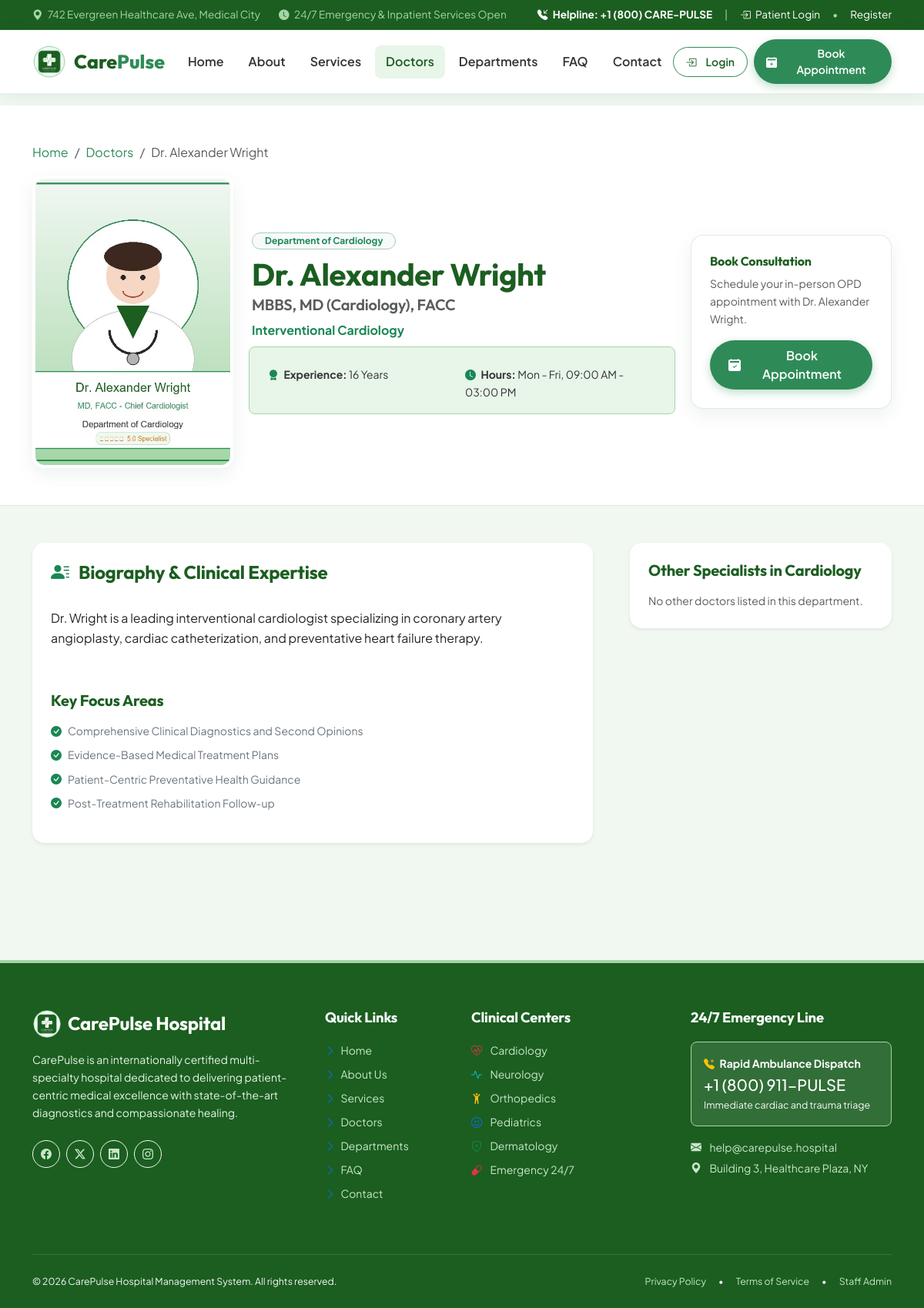
The page /doctors/1/ on the database its author committed.
### hospital_app/models.py (models this page shows, shortened)
class Doctor(models.Model):
    name = models.CharField(max_length=150)
    specialization = models.CharField(max_length=200)
    department = models.ForeignKey(Department, on_delete=models.CASCADE, related_name='doctors')
    qualification = models.CharField(max_length=200)
    experience = models.CharField(max_length=50, help_text="e.g. 12 Years")
    description = models.TextField()
    image = models.CharField(
        max_length=255,
        default="hospital_app/images/doctor1.jpg",
        help_text="Path to static image e.g. hospital_app/images/doctor1.jpg"
    )
    availability = models.CharField(max_length=150, default="Mon - Fri, 09:00 AM - 04:00 PM")
    class Meta:
        ordering = ['name']

class Department(models.Model):
    name = models.CharField(max_length=150, unique=True)
    description = models.TextField()
    image = models.CharField(
        max_length=255,
        default="hospital_app/images/cardiology.jpg",
        help_text="Path to static image e.g. hospital_app/images/cardiology.jpg"
    )
    class Meta:
        ordering = ['name']

### hospital_app/views.py (the view)
# urls.py: path('doctors/<int:pk>/', views.doctor_detail, name='doctor_detail'),
def doctor_detail(request, pk):
    doctor = get_object_or_404(Doctor.objects.select_related('department'), pk=pk)
    related_doctors = Doctor.objects.filter(department=doctor.department).exclude(pk=doctor.pk)[:3]
    return render(request, 'hospital_app/doctor_detail.html', {
        'doctor': doctor,
        'related_doctors': related_doctors,
    })

### hospital_app/templates/hospital_app/doctor_detail.html (shortened to what this page needs)
{% extends 'hospital_app/base.html' %}
{% load static %}
{% block page_css %}
<link rel="stylesheet" href="{% static 'hospital_app/css/doctor_detail.css' %}">
{% endblock %}
{% block content %}
<div class="py-5 bg-white border-bottom">
    <div class="container">
        <nav aria-label="breadcrumb">
            <ol class="breadcrumb small">
                <li class="breadcrumb-item"><a href="{% url 'home' %}">Home</a></li>
                <li class="breadcrumb-item"><a href="{% url 'doctors' %}">Doctors</a></li>
                <li class="breadcrumb-item active" aria-current="page">{{ doctor.name }}</li>
            </ol>
        </nav>
        <div class="row align-items-center g-4">
            <div class="col-md-4 col-lg-3 text-center">
                <img src="{% static doctor.image %}" alt="{{ doctor.name }}" class="doc-detail-avatar">
            </div>
            <div class="col-md-8 col-lg-6">
                <span class="badge bg-light text-success border border-success-subtle mb-2 px-3 py-1 rounded-pill fw-bold">
                    Department of {{ doctor.department.name }}
                </span>
                <h1 class="fw-bold mb-1">{{ doctor.name }}</h1>
                <h5 class="text-muted fw-semibold mb-2">{{ doctor.qualification }}</h5>
                <p class="text-success fw-bold fs-6 mb-3">{{ doctor.specialization }}</p>
                <div class="row g-2 doc-info-badge small">
                    <div class="col-sm-6">
                        <i class="bi bi-award-fill text-success me-1"></i> <strong>Experience:</strong> {{ doctor.experience }}
                    </div>
                    <div class="col-sm-6">
                        <i class="bi bi-clock-fill text-success me-1"></i> <strong>Hours:</strong> {{ doctor.availability }}
                    </div>
                </div>
            </div>
            <div class="col-lg-3 text-lg-end">
                <div class="doc-schedule-card text-start">
                    <h6 class="fw-bold mb-2">Book Consultation</h6>
                    <p class="small text-muted mb-3">Schedule your in-person OPD appointment with {{ doctor.name }}.</p>
                    <a href="{% url 'appointment' %}?doctor={{ doctor.pk }}" class="btn btn-primary-green w-100 justify-content-center py-2">
                        <i class="bi bi-calendar2-check-fill me-1"></i> Book Appointment
                    </a>
                </div>
            </div>
        </div>
    </div>
</div>
<div class="container py-5">
    <div class="row g-5">
        <div class="col-lg-8">
            <div class="card border-0 shadow-sm rounded-4 p-4 mb-4 bg-white">
                <h4 class="fw-bold mb-3"><i class="bi bi-person-lines-fill text-success me-2"></i> Biography & Clinical Expertise</h4>
                <p class="text-secondary leading-relaxed">
                    {{ doctor.description|linebreaks }}
                </p>
                <h5 class="fw-bold mt-4 mb-3">Key Focus Areas</h5>
                <ul class="list-unstyled d-flex flex-column gap-2 text-secondary small">
                    <li class="d-flex align-items-center gap-2">
                        <i class="bi bi-check-circle-fill text-success"></i> Comprehensive Clinical Diagnostics and Second Opinions
                    </li>
                    <li class="d-flex align-items-center gap-2">
                        <i class="bi bi-check-circle-fill text-success"></i> Evidence-Based Medical Treatment Plans
                    </li>
                    <li class="d-flex align-items-center gap-2">
                        <i class="bi bi-check-circle-fill text-success"></i> Patient-Centric Preventative Health Guidance
                    </li>
                    <li class="d-flex align-items-center gap-2">
                        <i class="bi bi-check-circle-fill text-success"></i> Post-Treatment Rehabilitation Follow-up
                    </li>
                </ul>
            </div>
        </div>
        <div class="col-lg-4">
            <div class="card border-0 shadow-sm rounded-4 p-4 bg-white">
                <h5 class="fw-bold mb-3">Other Specialists in {{ doctor.department.name }}</h5>
                <div class="d-flex flex-column gap-3">
                    {% for rel in related_doctors %}
                        <div class="d-flex align-items-center gap-3 p-2 rounded-3 border">
                            <img src="{% static rel.image %}" alt="{{ rel.name }}" class="rounded-circle object-fit-cover" width="46" height="46">
                            <div class="flex-grow-1">
                                <a href="{% url 'doctor_detail' rel.pk %}" class="fw-bold text-dark d-block small">{{ rel.name }}</a>
                                <span class="text-muted small" style="font-size: 0.75rem;">{{ rel.specialization|truncatewords:4 }}</span>
                            </div>
                            <a href="{% url 'appointment' %}?doctor={{ rel.pk }}" class="btn btn-sm btn-outline-green rounded-pill px-2 py-1" style="font-size: 0.75rem;">
                                Book
                            </a>
                        </div>
                    {% empty %}
                        <p class="text-muted small mb-0">No other doctors listed in this department.</p>
                    {% endfor %}
                </div>
            </div>
        </div>
    </div>
</div>
{% endblock %}

### hospital_app/static/hospital_app/css/style.css (style rules this page uses)
:root { --primary-color: #A5D6A7; --secondary-color: #FFFFFF; --bg-light: #F1F8F2; --dark-green: #1B5E20; --btn-green: #2E8B57; --btn-green-hover: #226b42; --text-dark: #333333; --text-muted: #666666; --border-color: rgba(27, 94, 32, 0.12); --card-shadow: 0 8px 24px rgba(27, 94, 32, 0.08); --card-hover-shadow: 0 16px 32px rgba(27, 94, 32, 0.14); --radius-sm: 8px; --radius-md: 16px; --radius-lg: 24px; }
body { font-family: 'Plus Jakarta Sans', sans-serif; background-color: var(--bg-light); color: var(--text-dark); line-height: 1.65; overflow-x: hidden; }
h1, h2, h3, h4, h5, h6 { font-family: 'Outfit', sans-serif; color: var(--dark-green); font-weight: 700; letter-spacing: -0.01em; }
a { color: var(--btn-green); text-decoration: none; transition: all 0.2s ease; }
.btn-primary-green { background-color: var(--btn-green); color: #FFFFFF; border: none; font-weight: 600; padding: 10px 24px; border-radius: 9999px; box-shadow: 0 4px 12px rgba(46, 139, 87, 0.3); display: inline-flex; align-items: center; gap: 8px; transition: all 0.25s ease; }

### hospital_app/static/hospital_app/css/doctor_detail.css (style rules this page uses)
.doc-detail-avatar { width: 100%; max-width: 320px; height: 380px; object-fit: cover; border-radius: var(--radius-md); border: 4px solid #FFFFFF; box-shadow: var(--card-shadow); }
.doc-info-badge { background-color: #E8F5E9; border: 1px solid var(--primary-color); padding: 16px 20px; border-radius: var(--radius-sm); }
.doc-schedule-card { background-color: #FFFFFF; border: 1px solid var(--border-color); border-radius: var(--radius-md); padding: 24px; box-shadow: var(--card-shadow); }

### rows shown on the page
Doctor: name "Dr. Alexander Wright", image (picture), department.name "Cardiology", qualification "MBBS, MD (Cardiology), FACC", specialization "Interventional Cardiology", experience "16 Years", availability "Mon - Fri, 09:00 AM - 03:00 PM", description "Dr. Wright is a leading interventional cardiologist specializing in coronary artery angioplasty, cardiac catheterization, and preventative heart failure therapy."
